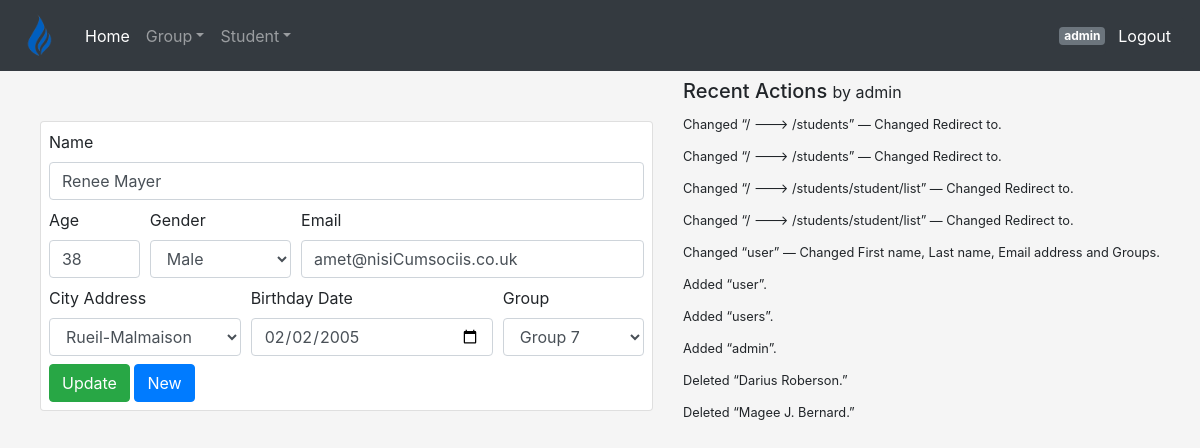
Page /students/student/edit/103 (signed in) on the committed database.
### students/models.py (models this page shows, shortened)
class Student(AuditMixin, models.Model):
    name = models.CharField(max_length=200)
    age = models.IntegerField()
    gender = models.CharField(max_length=6, choices=GENDER_CHOICES)
    email = models.EmailField(max_length = 100, unique=True)
    city = models.ForeignKey(City, on_delete=models.CASCADE)
    birth_date = models.DateField('birthday date')
    group = models.ForeignKey(StudentGroup, on_delete=models.CASCADE)

### students/views.py (the view)
# urls.py: path('student/edit/<int:id>', views.update_student, name='student_edit'),
@login_required
def update_student(request, id):
    message = None
    student = Student.objects.filter(pk = id)[0]
    if request.method == 'POST':
        data = request.POST
        form = StudentForm(data = data, instance = student)
        if form.is_valid():
            student = form.save()
            message = {'type':'success', 'head':'Info!', 'text':"Updated student %s" % student}
    else:
        form = StudentForm(instance=student)
    return render(request,'student/edit.html', {'form': form, 'id': id, 'message': message})

### students/forms.py (shortened to what this page needs)
class StudentForm(ModelForm):
    class Meta:
        model = Student
        fields = '__all__'
        widgets = {
            'name': TextInput(attrs={'class':'form-control'}),
            'age': NumberInput(attrs={'class':'form-control', 'min':5,'max':100}),
            'gender': Select(attrs={'class':'form-control'}),
            'email': EmailInput(attrs={'class':'form-control'}),
            'city': Select(attrs={'class':'form-control'}),
            'birth_date': DateInput(attrs={'type': 'date', 'class':'form-control'}),
            'group': Select(attrs={'class':'form-control'}),
        }

### students/models.py (called while the page is built)
    def __str__(self):
        return self.name

    def __str__(self):
        return 'Group %s ' % self.name

### students/templates/student/edit.html (shortened to what this page needs)
{% extends "main.html" %} {% block main %}
<div class="row justify-content-center">
  <div class="col-auto">
    <div class="row mt-2">
      <div class="col-md">
      </div>
    </div>
    <form class="card px-2 py-2" action={% url "student_edit" id %} method="POST" novalidate>
      <div class="form-row">
        <div class="form-group col-md mb-2">
          <label for="id_name">Name</label> {{form.name}}
        </div>
      </div>
      <div class="form-row">
        <div class="form-group col-md-2 mb-2">
          <label for="id_age">Age</label> {{form.age}}
        </div>
        <div class="form-group col-md-3 mb-2">
          <label for="id_gender">Gender</label> {{form.gender}}
        </div>
        <div class="form-group col-md-7 mb-2">
          <label for="id_email">Email</label> {{form.email}}
        </div>
      </div>
      <div class="form-row">
        <div class="form-group col-md-4 mb-2">
          <label for="id_city">City Address</label>
          {{form.city}}
        </div>
        <div class="form-group col-md-5 mb-2">
          <label for="id_birth_date">Birthday Date</label>
          {{form.birth_date}}
        </div>
        <div class="form-group col-md-3 mb-2">
          <label for="id_group">Group</label> {{form.group}}
        </div>
      </div>
      <div class="row">
        <div class="col">
          <input class="btn btn-success" type="submit" value="Update" />
          <a class="btn btn-primary" href={% url "student_new" %}>New</a>
        </div>
      </div>
    </form>
  </div>
  <div class="col-auto mt-2">
    {% include 'audit/action_list.html' %}
  </div>
</div>
{% endblock %}

### students/templates/navbar.html (shortened to what this page needs)
<nav class="navbar navbar-expand-md navbar-dark bg-dark">
  <a class="navbar-brand logo" href={% url "home" %}><span class="logo-img"></span></a>
  <div class="collapse navbar-collapse" id="navbarsExampleDefault">
    <ul class="navbar-nav mr-auto">
      <li class="nav-item active">
        <a class="nav-link" href={% url "home" %}
          >Home <span class="sr-only">(current)</span></a
        >
      </li>
      <li class="nav-item dropdown">
        <a
          class="nav-link dropdown-toggle"
          href="#"
          id="dropdown01"
          data-toggle="dropdown"
          aria-haspopup="true"
          aria-expanded="false"
          >Group</a
        >
      </li>
      <li class="nav-item dropdown">
        <a
          class="nav-link dropdown-toggle"
          href="#"
          id="dropdown01"
          data-toggle="dropdown"
          aria-haspopup="true"
          aria-expanded="false"
          >Student</a
        >
      </li>
    </ul>
    <span class="badge badge-secondary">{{user}}</span>
    <a class="btn btn-dark" href={% url "logout" %}>Logout</a>
  </div>
</nav>

### students/templates/audit/action_list.html
{% load log %} {% get_admin_log 10 as admin_log for_user user %}
    <h5>Recent Actions <small>by {{user}}</small></h5>
    {% for entry in admin_log %}
        <div class="row mt-2">
            <div class="col">
                <small>{{entry}} </small>
            </div>
        </div>
    {% endfor %}

### students/static/css/app.css (style rules this page uses)
.logo-img { height: 45px; width: 45px; display: inline-block; vertical-align: middle; background: url("../img/firedevs.png") no-repeat center center; background-size: contain; }
body { background-color: #f5f5f5; }

### rows in the picture
Student: name "Renee Mayer", age "38", gender "Male", email "amet@nisiCumsociis.co.uk", city "Rueil-Malmaison", birth_date "02/02/2005", group "Group 7"

### other values in the picture
{{ user }} "admin"
{{ entry }} "Changed “/ ---> /students” — Changed Redirect to."
{{ entry }} "Changed “/ ---> /students/student/list” — Changed Redirect to."
{{ entry }} "Changed “user” — Changed First name, Last name, Email address and Groups."
{{ entry }} "Added “user”."
{{ entry }} "Added “users”."
{{ entry }} "Added “admin”."
{{ entry }} "Deleted “Darius Roberson.”"
{{ entry }} "Deleted “Magee J. Bernard.”"
